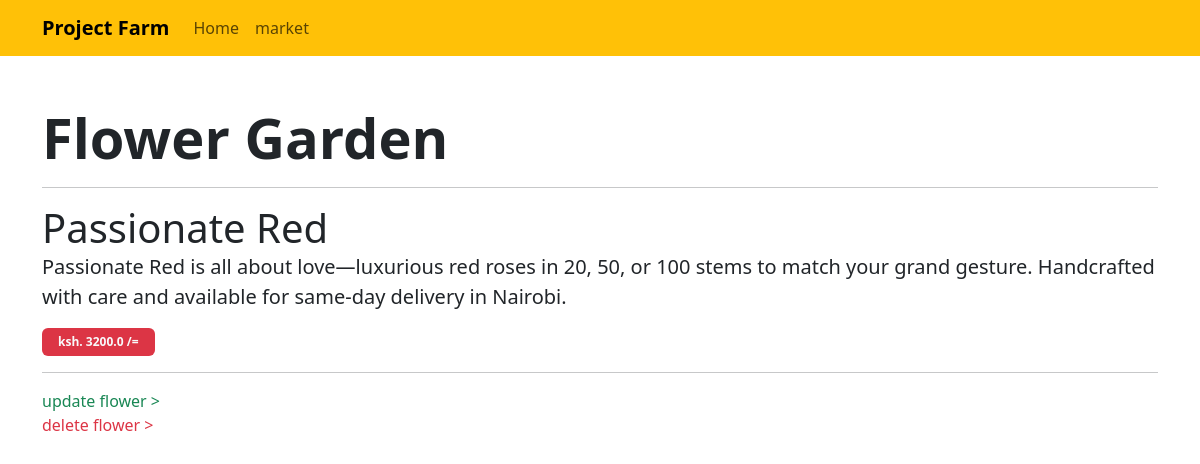
/secondApp/read-flowers/1, run on an earlier commit of the app's database.
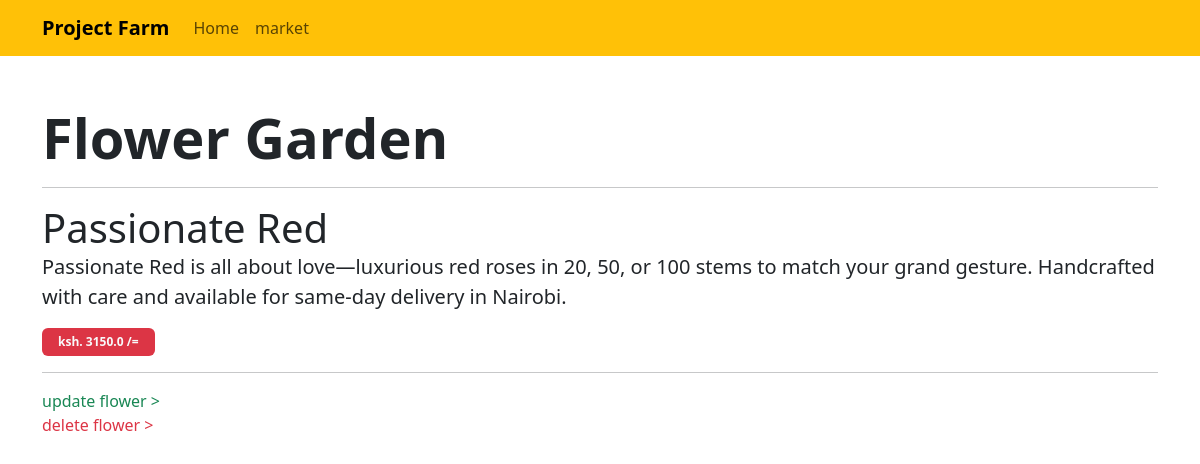
And on a later commit of the database.
### secondApp/models.py (models this page shows, shortened)
class Flower(models.Model):
    name = models.CharField(max_length=200)
    description = models.CharField(max_length=255)
    price = models.FloatField()
    color =  models.CharField(max_length=100)
    created_at = models.DateField(auto_now_add = True)
    updated_at = models.DateField(auto_now=True)
    class Meta:
        ordering = ['-created_at', '-updated_at']

### secondApp/views.py (the view)
# urls.py: path('read-flowers/<str:pk>', views.readOneFlower, name='read-one-flower'),
def readOneFlower(request, pk):
    flower = Flower.objects.get(id=pk)
    context = {"flower":flower}
    return render(request, "secondApp/flower.html",context)

### secondApp/templates/secondApp/flower.html
{% extends 'main.html' %}
{% block content %}
<div class="container py-5">
    <h1 class="display-4  fw-bold">Flower Garden</h1>
    <hr>
    <div>
        <div class="display-6">{{flower.name}} </div>
        <p class="lead">{{flower.description}}</p>
        <span class="badge bg-danger  text-light px-3 py-2">ksh. {{flower.price}} /=</span>
        <hr>
        <a href="{% url 'update-flower' flower.id  %}" class="text-decoration-none text-success">update flower > </a><br>
        <a href="{% url 'delete-flower' flower.id  %}" class="text-decoration-none text-danger">delete flower > </a>
    </div>
</div>
{% endblock %}

What changed in the data, as far as the page shows it:
changed Flower "Passionate Red": price "3200.0" → "3150.0"
